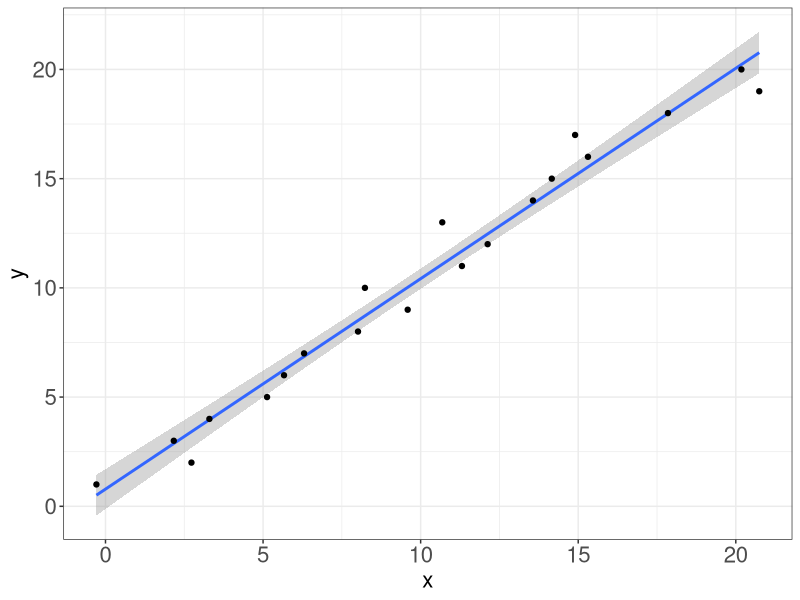
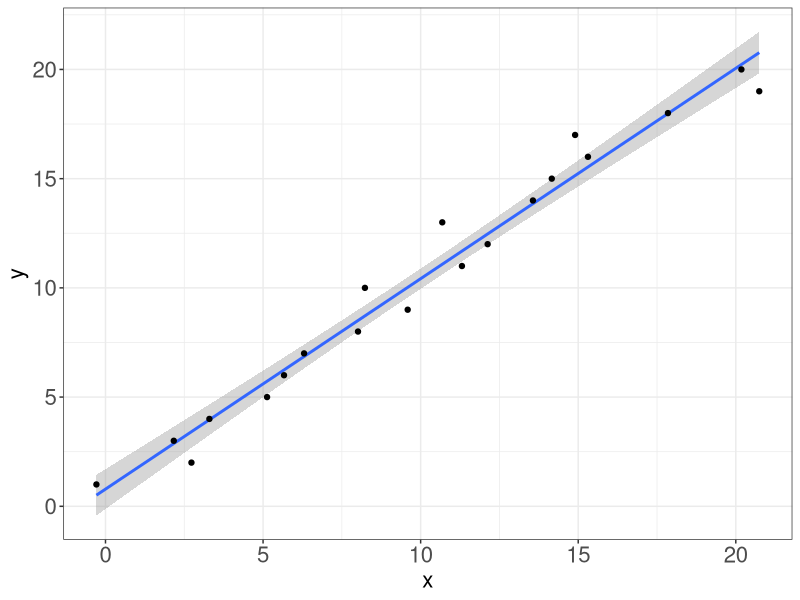
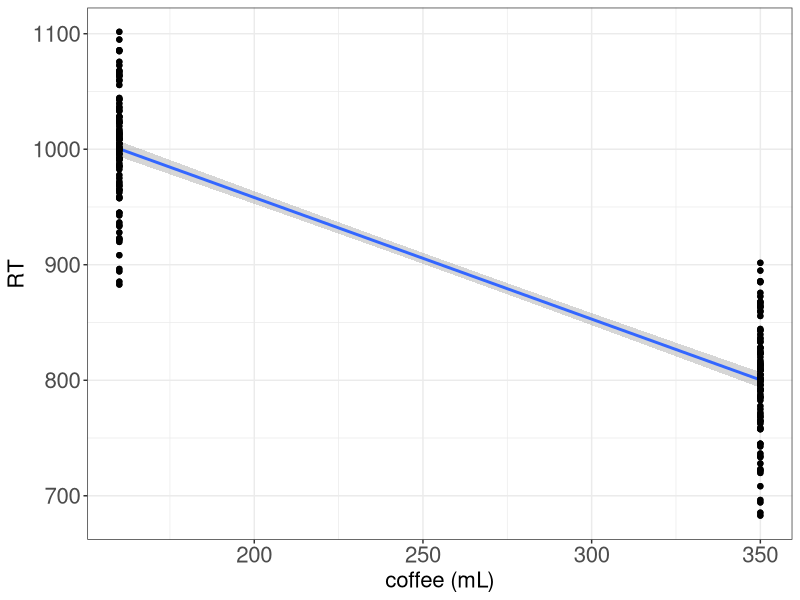
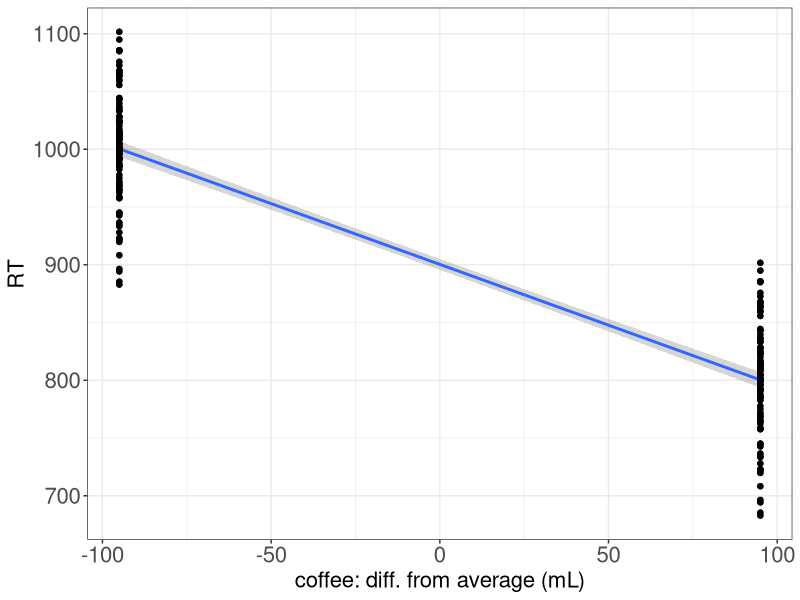
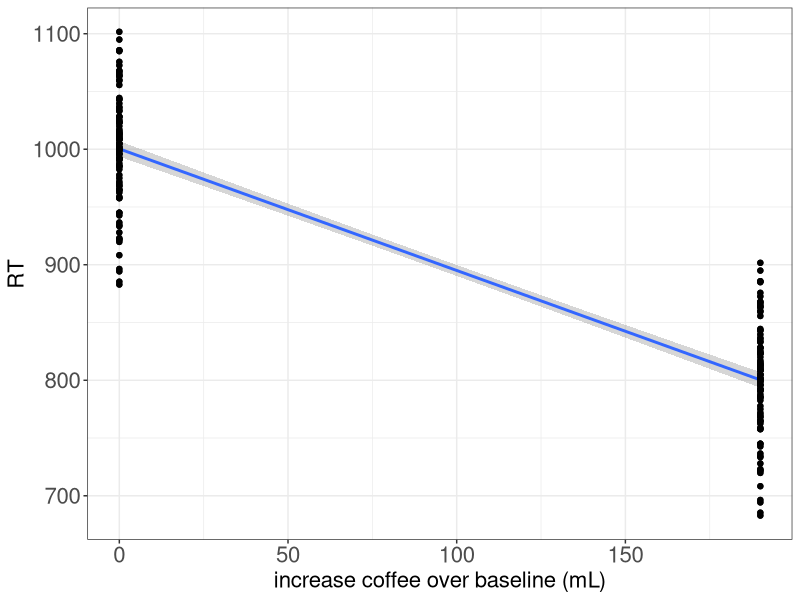
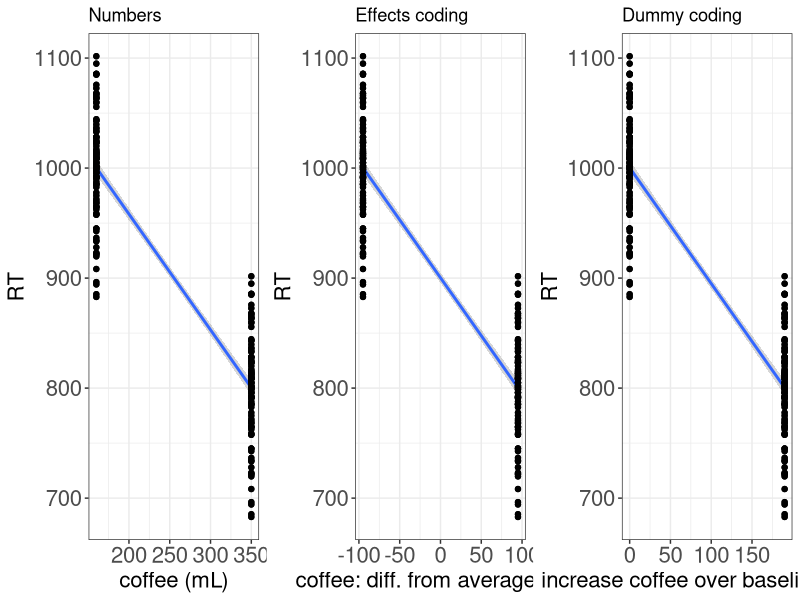
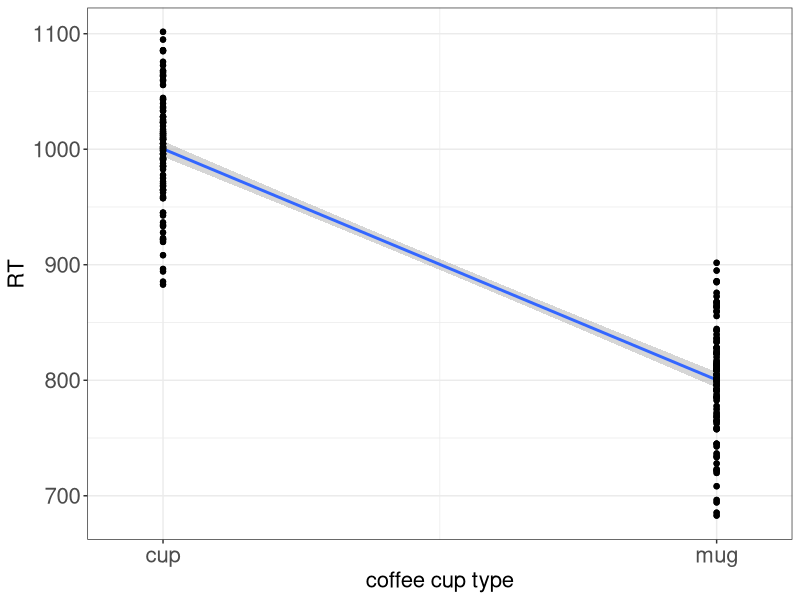
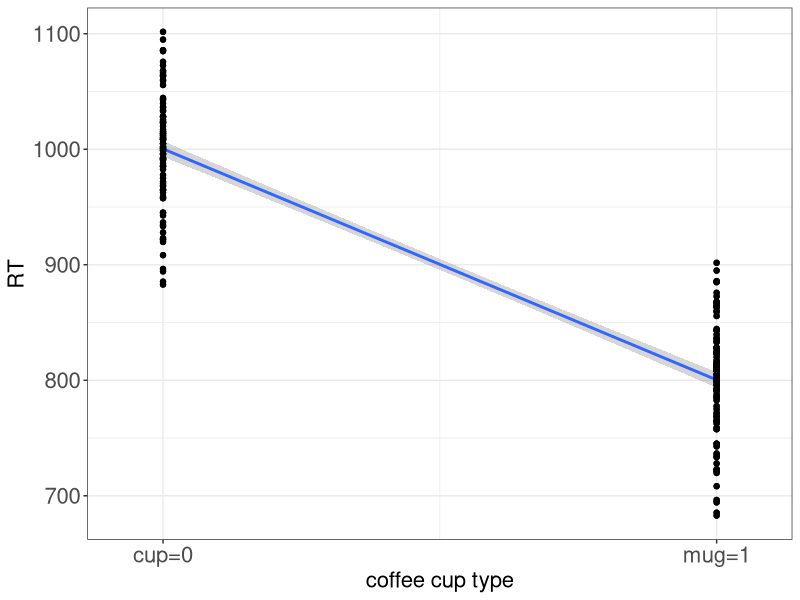

Generate these figures, in order, with R:
## ---- chunk 1
library(tidyverse)
library(lme4)
library(cowplot)
knitr::opts_chunk$set(fig.width=4.5, fig.height=4.5) 
set.seed(314)
## ---- chunk 2
x=1:20 + rnorm(20)
y=1:20
d <- as.data.frame(cbind(x,y))

ggplot(d,aes(x=x,y=y))+geom_smooth(method='lm')+geom_point()+theme_bw()+theme(axis.text=element_text(size=16), axis.title=element_text(size=16))
## ---- chunk 3
ggplot(d,aes(x=x,y=y))+geom_smooth(method='lm')+geom_point()+theme_bw()+theme(axis.text=element_text(size=16), axis.title=element_text(size=16))
## ---- chunk 4
coffee = c(rep(160,200),rep(350,200))
RT =c(rep(1000,200),rep(800,200))+ rnorm(100,0,50)
d <- as.data.frame(cbind(coffee ,RT))

p1 <- ggplot(d,aes(x=coffee ,y=RT))+geom_smooth(method='lm')+geom_point()+theme_bw()+scale_x_continuous("coffee (mL)")+theme(axis.text=element_text(size=16),
        axis.title=element_text(size=16))

plot(p1)
## ---- chunk 5
coffee = c(rep(-95,200),rep(95,200))
d <- as.data.frame(cbind(coffee ,RT))

p2 <- ggplot(d,aes(x=coffee ,y=RT))+geom_smooth(method='lm')+geom_point()+theme_bw()+scale_x_continuous("coffee: diff. from average (mL)")+theme(axis.text=element_text(size=16),axis.title=element_text(size=16))

plot(p2)

## ---- chunk 6
coffee = c(rep(0,200),rep(190,200))
d <- as.data.frame(cbind(coffee ,RT))

p3 <- ggplot(d,aes(x=coffee ,y=RT))+geom_smooth(method='lm')+geom_point()+theme_bw()+scale_x_continuous("increase coffee over baseline (mL)")+theme(axis.text=element_text(size=16),
        axis.title=element_text(size=16))

plot(p3)
## ---- chunk 7
plot_grid(
  p1 + ggtitle("Numbers"),
  p2 + ggtitle("Effects coding"),
  p3 + ggtitle("Dummy coding"),
  nrow=1
)
## ---- chunk 8
p2 + scale_x_continuous(limits=c(-110,110),breaks=c(-95,95),label=c("cup","mug"),"coffee cup type") 
## ---- chunk 9
p2 + scale_x_continuous(limits=c(-110,110),breaks=c(-95,95),label=c("cup=0","mug=1"),"coffee cup type") 
## ---- chunk 10
p2 + scale_x_continuous(limits=c(-110,110),breaks=c(-95,95),label=c("cup=-1","mug=1"),"coffee cup type") 
## ---- chunk 11
pg<- plot_grid(
    p2 + ggtitle("Effects coding") + scale_x_continuous(limits=c(-110,110),breaks=c(-95,95),labels=c("cup=-1","mug=1"),"coffee: difference from average")  +
    geom_point(aes(x=0,y=900),color='red')+
    geom_text(aes(label="900",x=0,y=950),color='red'),
  p3 + ggtitle("Dummy coding") + scale_x_continuous(limits=c(-10,200),breaks=c(0,190),labels=c("cup=0","mug=1"),"increase in coffee over baseline")  +
        geom_point(aes(x=0,y=1000),color='red')+
    geom_text(aes(label="1000",x=0,y=1050),color='red'),
  nrow=1
)
pg
## ---- chunk 12
pg
## ---- chunk 13
coffee2 = c(rep("cup",200),rep("mug",200))
d <- as.data.frame(cbind(coffee2,RT))
d$RT <- as.numeric(as.character(d$RT))
d$coffee2 <- as.factor(d$coffee2)

lmDum <- lm(RT~coffee2,data=d)

contrasts(d$coffee2) <- c(-1,1)
lmEff <- lm(RT~coffee2,data=d)

## ---- chunk 14
contrasts(d$coffee2) <- c(0,1)
coef(lmDum)

contrasts(d$coffee2) <- c(-1,1)
coef(lmEff)
## ---- chunk 15
contrasts(d$coffee2) <- c(-.5,.5)
lmEff2 <- lm(RT~coffee2,data=d)
## ---- chunk 16
contrasts(d$coffee2) <- c(-1,1)
coef(lmEff)

contrasts(d$coffee2) <- c(-.5,.5)
coef(lmEff2)
## ---- chunk 17
TitanicAll <- read.csv('TitanicAll.csv',header=T, sep="\t")

TitanicSome <- TitanicAll %>% filter(Pclass != '3')

TitanicSome$Sex <- as.factor(TitanicSome$Sex)
TitanicSome$Pclass <- as.factor(TitanicSome$Pclass)


contrasts(TitanicSome$Sex) <- contr.treatment ## Use treatment coding, aka dummy coding
contrasts(TitanicSome$Pclass) <- contr.treatment

CsT1 <- contrasts(TitanicSome$Sex)
CpT1 <- contrasts(TitanicSome$Pclass)

T1 <- glm(Survived ~ Sex*Pclass, family='binomial',data=TitanicSome)

contrasts(TitanicSome$Sex) <- c(-.5,.5)
contrasts(TitanicSome$Pclass) <- c(-.5,.5)

CsT2 <- contrasts(TitanicSome$Sex)
CpT2 <- contrasts(TitanicSome$Pclass)

 
T2 <- glm(Survived ~ Sex*Pclass, family='binomial',data=TitanicSome)

## ---- chunk 18
round(coef(summary(T1)),4)
## ---- chunk 19
CsT1
CpT1

round(coef(summary(T1)),4)

## ---- chunk 20
CsT2
CpT2

round(coef(summary(T2)),4)
